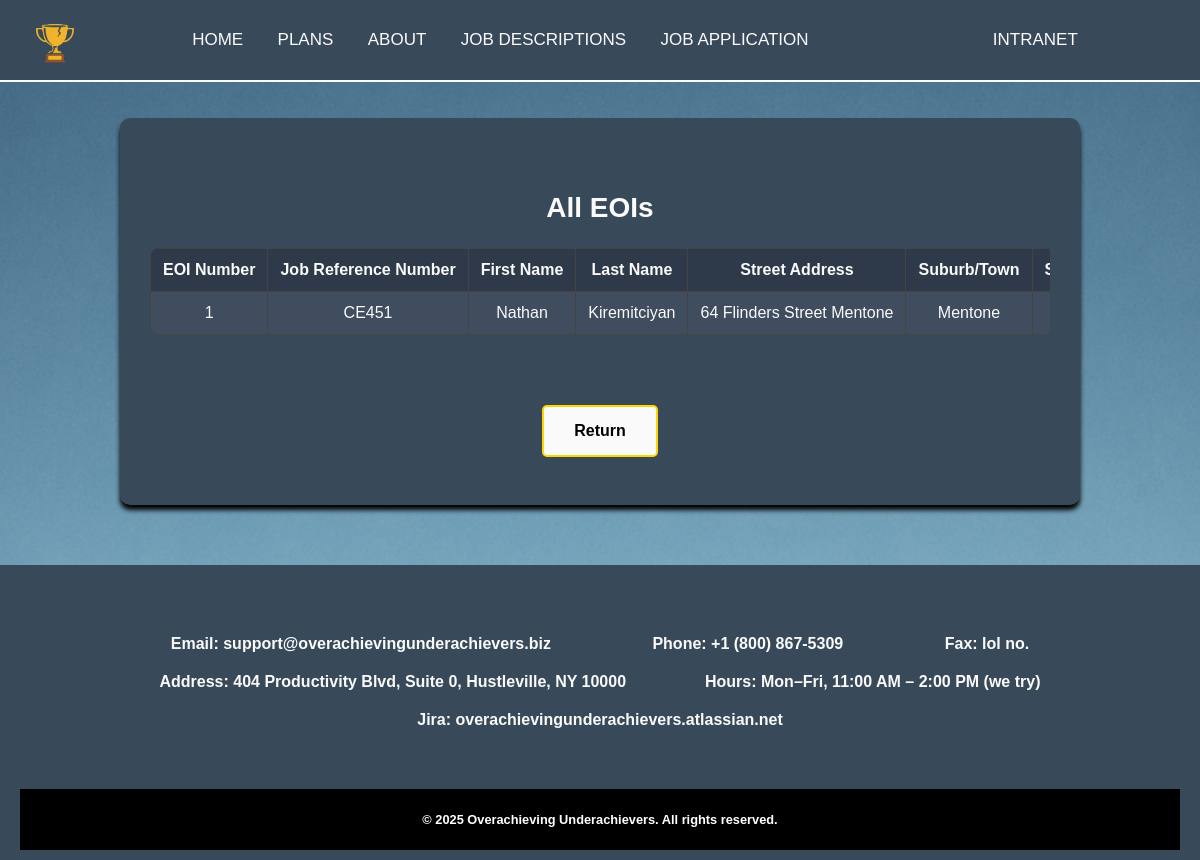
/searchall.php (signed in), run on an earlier commit of the app's database.
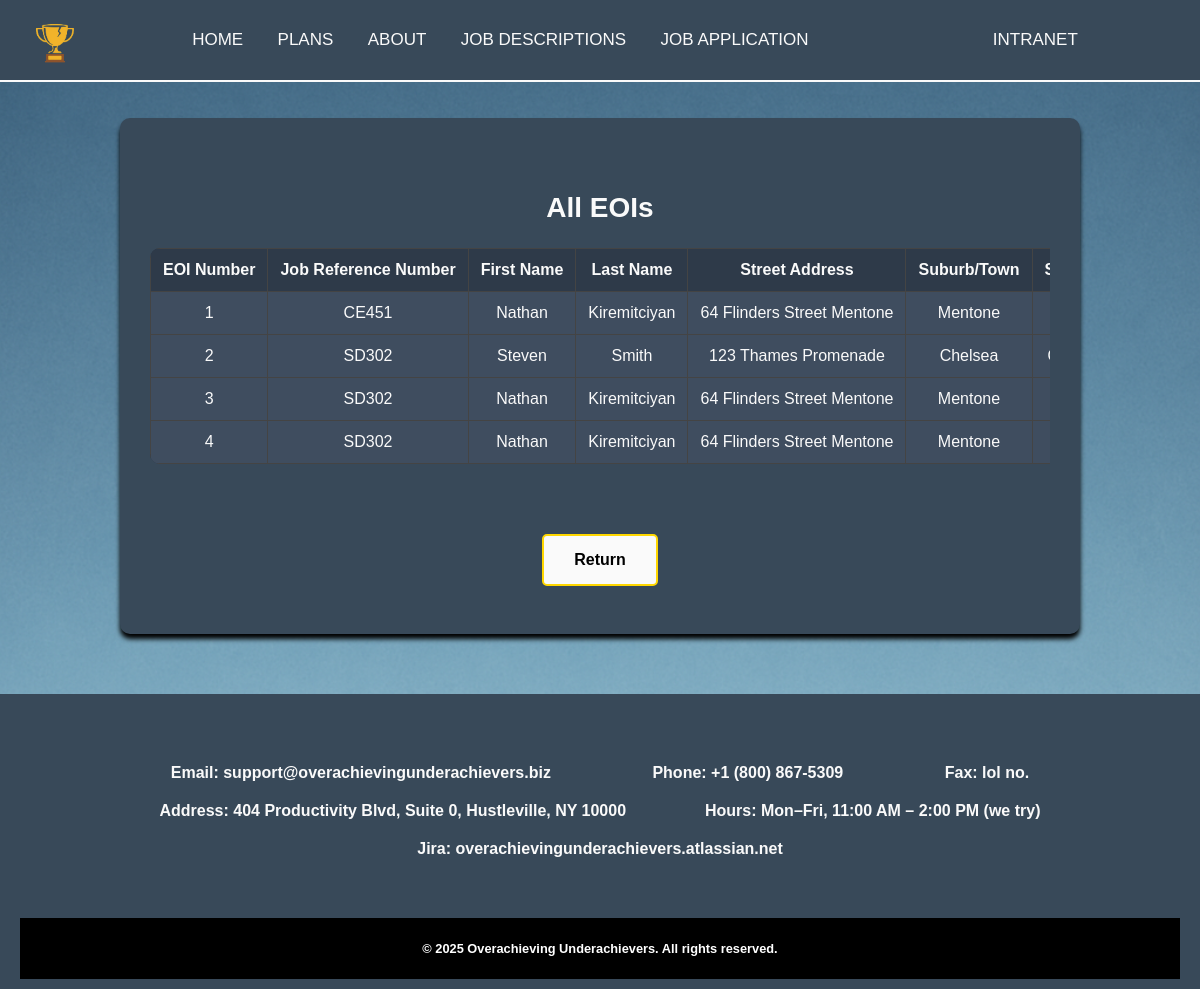
And on a later commit of the database.
### tables this page shows
CREATE TABLE `eoi` (
  `EOInumber` int(11) NOT NULL,
  `JobReferenceNumber` varchar(5) NOT NULL,
  `FirstName` varchar(50) NOT NULL,
  `LastName` varchar(50) NOT NULL,
  `StreetAddress` varchar(100) NOT NULL,
  `SuburbTown` varchar(50) NOT NULL,
  `State` char(3) NOT NULL,
  `Postcode` char(4) NOT NULL,
  `EmailAddress` varchar(100) NOT NULL,
  `PhoneNumber` varchar(15) NOT NULL,
  `Skill1` varchar(50) NOT NULL,
  `Skill2` varchar(50) NOT NULL,
  `OtherSkills` text NOT NULL,
  `Status` varchar(20) NOT NULL DEFAULT 'New'
);

### searchall.php (the view, shortened to what this page needs)
<!DOCTYPE html>
<html lang="en">
<head>
    <link rel="stylesheet" href="styles/styles.css">
</head>
<?php include_once 'header.inc'; ?>
<body>
    <article class="NoImageArticle">
        <div class="manage-table">
        <h1>All EOIs</h1>
            <?php
            require_once("settings.php");
            if (!$conn) {
                echo "<p>Connection to Database Failed</p>";
            } else {
                $eoi_table = "eoi";
                $query = "SELECT * FROM $eoi_table";
                $data = mysqli_query($conn, $query);
                if (!$data) {
                    echo "<p>Issue with query</p>";
                } else {
                    echo "<table>";
                    echo "<tr>
                        <th>EOI Number</th>
                        <th>Job Reference Number</th>
                        <th>First Name</th>
                        <th>Last Name</th>
                        <th>Street Address</th>
                        <th>Suburb/Town</th>
                        <th>State</th>
                        <th>Postcode</th>
                        <th>Email</th>
                        <th>Phone Number</th>
                        <th>Skill 1</th>
                        <th>Skill 2</th>
                        <th>Other Skills</th>
                        <th>Status</th>
                    </tr>";
                    while ($row = mysqli_fetch_assoc($data)) {
                        echo "<tr>
                            <td>{$row['EOInumber']}</td>
                            <td>{$row['JobReferenceNumber']}</td>
                            <td>{$row['FirstName']}</td>
                            <td>{$row['LastName']}</td>
                            <td>{$row['StreetAddress']}</td>
                            <td>{$row['SuburbTown']}</td>
                            <td>{$row['State']}</td>
                            <td>{$row['Postcode']}</td>
                            <td>{$row['EmailAddress']}</td>
                            <td>{$row['PhoneNumber']}</td>
                            <td>{$row['Skill1']}</td>
                            <td>{$row['Skill2']}</td>
                            <td>{$row['OtherSkills']}</td>
                            <td>{$row['Status']}</td>
                        </tr>";
                    }
                    echo "</table>";
                }
            }
            ?>
        </div><br><br><br>
        <a class="BigRedButton" href="manage.php">Return</a><br>
    </article>
</body>
</html>
<?php include 'footer.inc'; ?>

### header.inc
<?php
function isCurrentPage($page) {
    return basename($_SERVER['PHP_SELF']) == $page ? 'Current' : '';
}
?>
<header>
    <img src="images/TOULogo2.png" alt="Logo">
    <nav>
        <a href="index.php" class="<?php echo isCurrentPage('index.php'); ?>">Home</a>
        <a href="plans.php" class="<?php echo isCurrentPage('plans.php'); ?>">Plans</a>
        <a href="about.php" class="<?php echo isCurrentPage('about.php'); ?>">About</a>
        <a href="jobs.php" class="<?php echo isCurrentPage('jobs.php'); ?>">Job Descriptions</a>
        <a href="apply.php" class="<?php echo isCurrentPage('apply.php'); ?>">Job Application</a>
    </nav>
    <nav class="NavRight">
        <a href="enhancements.php" class="<?php echo isCurrentPage('enhancements.php'); ?>">Intranet</a>
    </nav>
</header>

### footer.inc
  <footer>
    <div class="ContactInfo">
        <div><strong>Email:</strong><a class="Link" href="mailto:support@overachievingunderachievers.biz"> support@overachievingunderachievers.biz</a></div>
        <div><strong>Phone:</strong> +1 (800) 867-5309</div>
        <div><strong>Fax:</strong> lol no.</div>
        <div><strong>Address:</strong> 404 Productivity Blvd, Suite 0, Hustleville, NY 10000</div>
        <div><strong>Hours:</strong> Mon–Fri, 11:00 AM – 2:00 PM (we try)</div>
        <div><strong>Jira:</strong><a class="Link" target="_blank" href="https://overachievingunderachievers.atlassian.net/"> overachievingunderachievers.atlassian.net</a></div>
    </div>
    <div class="TailLine">
        <p>&copy; 2025 Overachieving Underachievers. All rights reserved.</p>
    </div>
</footer>

### styles/styles.css (style rules this page uses)
* { box-sizing: border-box; font-family: Helvetica, sans-serif; color: #fafafa; }
body { margin: 0px; padding: 0px; background-image: url('images/bg.png'); background-repeat: no-repeat; background-size: cover; background-attachment: fixed; background-position: center; }
header { background: #384959; color: #fafafa; padding: 15px 30px; border-bottom: #fafafa 2px solid; display: flex; align-items: center; position: sticky; top: 0; z-index: 12; }
header img { max-width: 50px; height: auto; margin-right: 20px; }
nav { justify-content: center; margin: auto; }
nav a { color: #fafafa; font-size: 17px; text-decoration: none; text-transform: uppercase; padding: 10px 14px; border: #384959 1px solid; }
.NavRight { margin-left: auto; }
h1 { font: bold 28px/1.2 Helvetica, sans-serif; }
article { background: #384959; padding: 30px; margin-top: -30%; z-index: 2; position: relative; display: flex; flex-direction: column; justify-content: center; border-radius: 10px; box-shadow: 0 5px 5px black; width: 80%; margin-left: auto; margin-right: auto; margin-bottom: 5%; max-width: 100%; overflow-x: hidden; }
.NoImageArticle { margin-top: 3%; }
.BigRedButton { margin: auto; padding: 15px 30px; color: black; background-color: #fafafa; font-weight: bold; border: 2px solid #FFD700; text-decoration: none; border-radius: 5px; }
footer { padding: 10px 20px; background-color: #384959; font-weight: bold; color: #fafafa; }
.ContactInfo { display: flex; flex-wrap: wrap; justify-content: center; max-width: 1000px; margin: 30px auto; padding: 20px; text-align: left; background-color: #384959; color: #fafafa; }
.ContactInfo div { padding: 10px; margin: auto; }
.TailLine { background-color: black; padding: 10px; }
.TailLine p { color: white; text-align: center; font-size: 0.8em; }
.Link { text-decoration: none; color: #fafafa; }
.manage-table { width: 100%; margin-top: 20px; text-align: center; width: 100%; overflow-x: auto; padding-bottom: 1rem; }
.manage-table table { margin: 0 auto; border-collapse: collapse; background-color: #2e3a49; color: #fafafa; border-radius: 10px; overflow: hidden; min-width: 1200px; width: max-content; table-layout: auto; }
.manage-table th, .manage-table td { padding: 12px; border: 1px solid #444; background-color: #3f4d5f; transition: background-color 0.2s ease-in-out; word-break: break-word; white-space: normal; }
.manage-table th { font-weight: bold; background-color: #2e3a49; }

What changed in the data, as far as the page shows it:
added eoi: EOInumber "2", JobReferenceNumber "SD302", FirstName "Steven", LastName "Smith", StreetAddress "123 Thames Promenade", SuburbTown "Chelsea"
added eoi: EOInumber "3", JobReferenceNumber "SD302", FirstName "Nathan", LastName "Kiremitciyan", StreetAddress "64 Flinders Street Mentone", SuburbTown "Mentone"
added eoi: EOInumber "4", JobReferenceNumber "SD302", FirstName "Nathan", LastName "Kiremitciyan", StreetAddress "64 Flinders Street Mentone", SuburbTown "Mentone"
